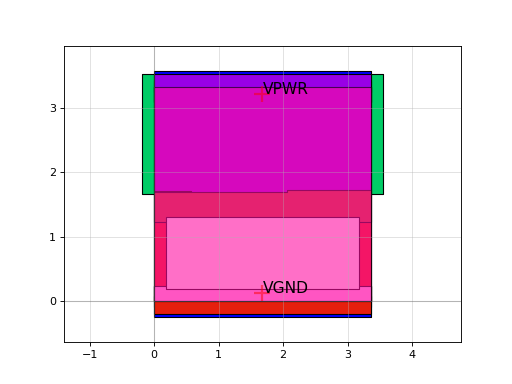

Generate this figure with Python:
import sky130

c = sky130.components.sky130_fd_sc_hs__and2b_2()
c.plot()
